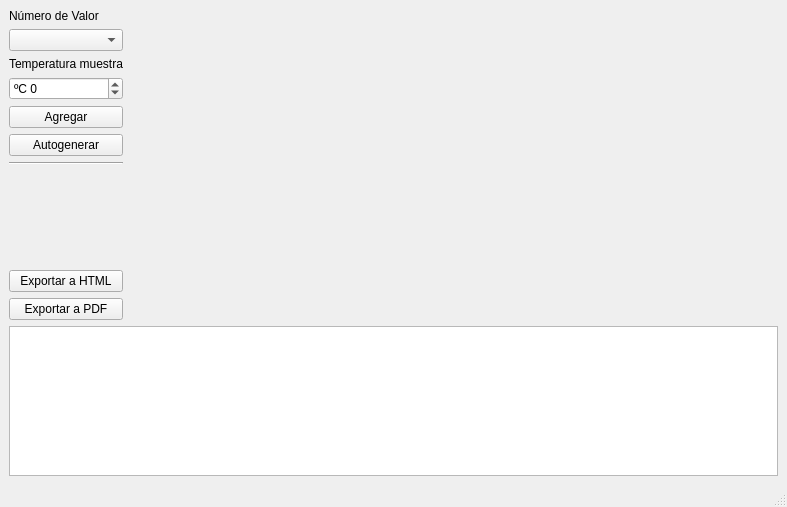
<?xml version="1.0" encoding="UTF-8"?>
<ui version="4.0">
 <class>MainWindow</class>
 <widget class="QMainWindow" name="MainWindow">
  <property name="geometry">
   <rect>
    <x>0</x>
    <y>0</y>
    <width>787</width>
    <height>507</height>
   </rect>
  </property>
  <property name="windowTitle">
   <string>MainWindow</string>
  </property>
  <widget class="QWidget" name="centralwidget">
   <layout class="QVBoxLayout" name="verticalLayout_3">
    <item>
     <layout class="QHBoxLayout" name="horizontalLayout">
      <item>
       <layout class="QVBoxLayout" name="verticalLayout_5">
        <item>
         <widget class="QLabel" name="label_2">
          <property name="text">
           <string>Número de Valor</string>
          </property>
         </widget>
        </item>
        <item>
         <widget class="QComboBox" name="comboBox">
          <property name="placeholderText">
           <string/>
          </property>
         </widget>
        </item>
        <item>
         <widget class="QLabel" name="label">
          <property name="text">
           <string>Temperatura muestra</string>
          </property>
         </widget>
        </item>
        <item>
         <widget class="QSpinBox" name="spinBox">
          <property name="prefix">
           <string>ºC </string>
          </property>
          <property name="minimum">
           <number>-100</number>
          </property>
          <property name="maximum">
           <number>100</number>
          </property>
         </widget>
        </item>
        <item>
         <widget class="QPushButton" name="pushButton">
          <property name="text">
           <string>Agregar</string>
          </property>
         </widget>
        </item>
        <item>
         <widget class="QPushButton" name="pushButton_2">
          <property name="text">
           <string>Autogenerar</string>
          </property>
         </widget>
        </item>
        <item>
         <widget class="Line" name="line_2">
          <property name="orientation">
           <enum>Qt::Horizontal</enum>
          </property>
         </widget>
        </item>
        <item>
         <spacer name="verticalSpacer_2">
          <property name="orientation">
           <enum>Qt::Vertical</enum>
          </property>
          <property name="sizeType">
           <enum>QSizePolicy::MinimumExpanding</enum>
          </property>
          <property name="sizeHint" stdset="0">
           <size>
            <width>20</width>
            <height>20</height>
           </size>
          </property>
         </spacer>
        </item>
        <item>
         <widget class="QPushButton" name="pushButton_3">
          <property name="text">
           <string>Exportar a HTML</string>
          </property>
         </widget>
        </item>
        <item>
         <widget class="QPushButton" name="pushButton_4">
          <property name="text">
           <string>Exportar a PDF</string>
          </property>
         </widget>
        </item>
       </layout>
      </item>
      <item>
       <widget class="PlotWidget" name="widget" native="true">
        <property name="sizePolicy">
         <sizepolicy hsizetype="Expanding" vsizetype="Preferred">
          <horstretch>0</horstretch>
          <verstretch>0</verstretch>
         </sizepolicy>
        </property>
       </widget>
      </item>
     </layout>
    </item>
    <item>
     <widget class="QTableWidget" name="tableWidget">
      <property name="sizePolicy">
       <sizepolicy hsizetype="Expanding" vsizetype="Fixed">
        <horstretch>0</horstretch>
        <verstretch>100</verstretch>
       </sizepolicy>
      </property>
      <property name="maximumSize">
       <size>
        <width>16777215</width>
        <height>150</height>
       </size>
      </property>
      <attribute name="horizontalHeaderMinimumSectionSize">
       <number>40</number>
      </attribute>
      <attribute name="horizontalHeaderDefaultSectionSize">
       <number>40</number>
      </attribute>
     </widget>
    </item>
   </layout>
  </widget>
  <widget class="QStatusBar" name="statusBar"/>
 </widget>
 <customwidgets>
  <customwidget>
   <class>PlotWidget</class>
   <extends>QWidget</extends>
   <header>pyqtgraph</header>
   <container>1</container>
  </customwidget>
 </customwidgets>
 <resources/>
 <connections/>
</ui>
